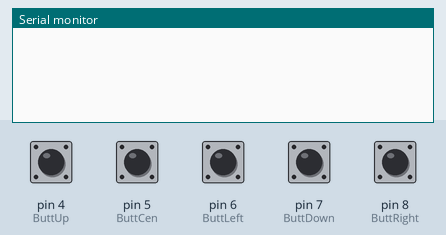
This sketch was run on a simulated Arduino Uno, built with avr-gcc and run on an emulated ATmega328P. Parts: the last lines printed to the serial monitor. The test bench sets the inputs (shaded band); at power-on: pin 4 (ButtUp), pin 5 (ButtCen), pin 6 (ButtLeft), pin 7 (ButtDown), pin 8 (ButtRight) HIGH.

Above: at 1.2 s.
1.3 s: pin 4 (ButtUp) pulled LOW for 0.15 s
At 2.6 s:
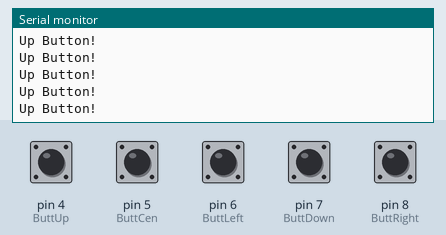
2.9 s: pin 5 (ButtCen) pulled LOW for 0.15 s
At 3.6 s:
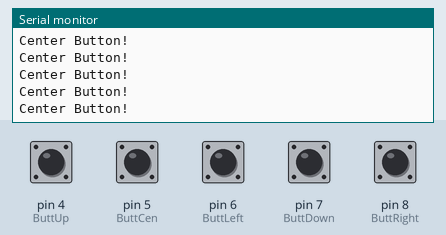
4.5 s: pin 6 (ButtLeft) pulled LOW for 0.15 s
At 5.8 s:
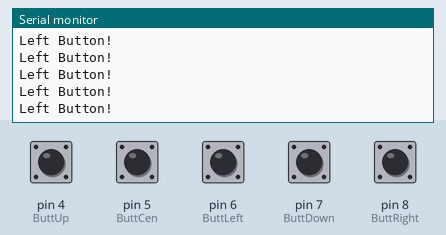
6.1 s: pin 7 (ButtDown) pulled LOW for 0.15 s
At 7.4 s:
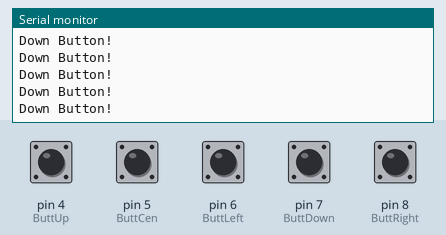
7.7 s: pin 8 (ButtRight) pulled LOW for 0.15 s
At 8.5 s:
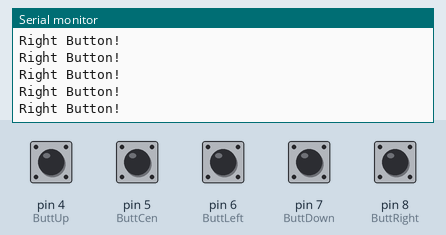
9.3 s: pin 4 (ButtUp) driven LOW and pin 6 (ButtLeft) driven LOW
At 10.4 s:
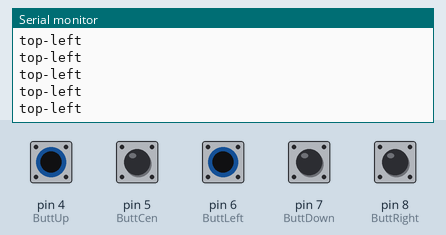

Measured:
- after the input at 1.3 s, the serial monitor: prints a new line after 0.11 s (image 1)
- after the input at 2.9 s, the serial monitor: prints a new line after 0.11 s (image 2)
- after the input at 4.5 s, the serial monitor: prints a new line after 0.10 s (image 3)
- after the input at 6.1 s, the serial monitor: prints a new line after 0.11 s (image 4)
- after the input at 7.7 s, the serial monitor: prints a new line after 0.12 s (image 5)
- after the input at 9.3 s, the serial monitor: prints a new line after 0.10 s (image 6)

The sketch:

part_4_nav.ino
```cpp
#include <ezButton.h>
#define ButtUp 4 // Button 1
#define ButtCen 5
#define ButtLeft 6
#define ButtDown 7
#define ButtRight 8
ezButton btnUp(ButtUp);
ezButton btnCen(ButtCen);
ezButton btnLeft(ButtLeft);
ezButton btnDown(ButtDown);
ezButton btnRight(ButtRight);


void setup() {

    btnUp.setDebounceTime(100);
    btnCen.setDebounceTime(100);
    btnLeft.setDebounceTime(100);
    btnDown.setDebounceTime(100);
    btnRight.setDebounceTime(100);

    Serial.begin(115200);
}

void loop() {
        btnUp.loop();
        btnCen.loop();
        btnLeft.loop();
        btnDown.loop();
        btnRight.loop();

        bool Up    = (btnUp.getState() == LOW);
        bool Down  = (btnDown.getState() == LOW);
        bool Cen   = (btnCen.getState() == LOW);
        bool Left  = (btnLeft.getState() == LOW);
        bool Right = (btnRight.getState() == LOW);

    if (Up && Left) {
        Serial.println("top-left");
    }

    else if (Up && Right) {
        Serial.println("top-right");
    }

    else if (Down && Left) {
        Serial.println("bottom-left");
    }

    else if (Down && Right) {
        Serial.println("bottom-right");
    }
    else if (Cen) {
        Serial.println("Center Button!");
    }
    else if (Down) {
        Serial.println("Down Button!");
    }
    else if (Up) {
        Serial.println("Up Button!");
    }
    else if (Left) {
        Serial.println("Left Button!");
    }
    else if (Right) {
        Serial.println("Right Button!");
    }
    delay(20);
}
```
